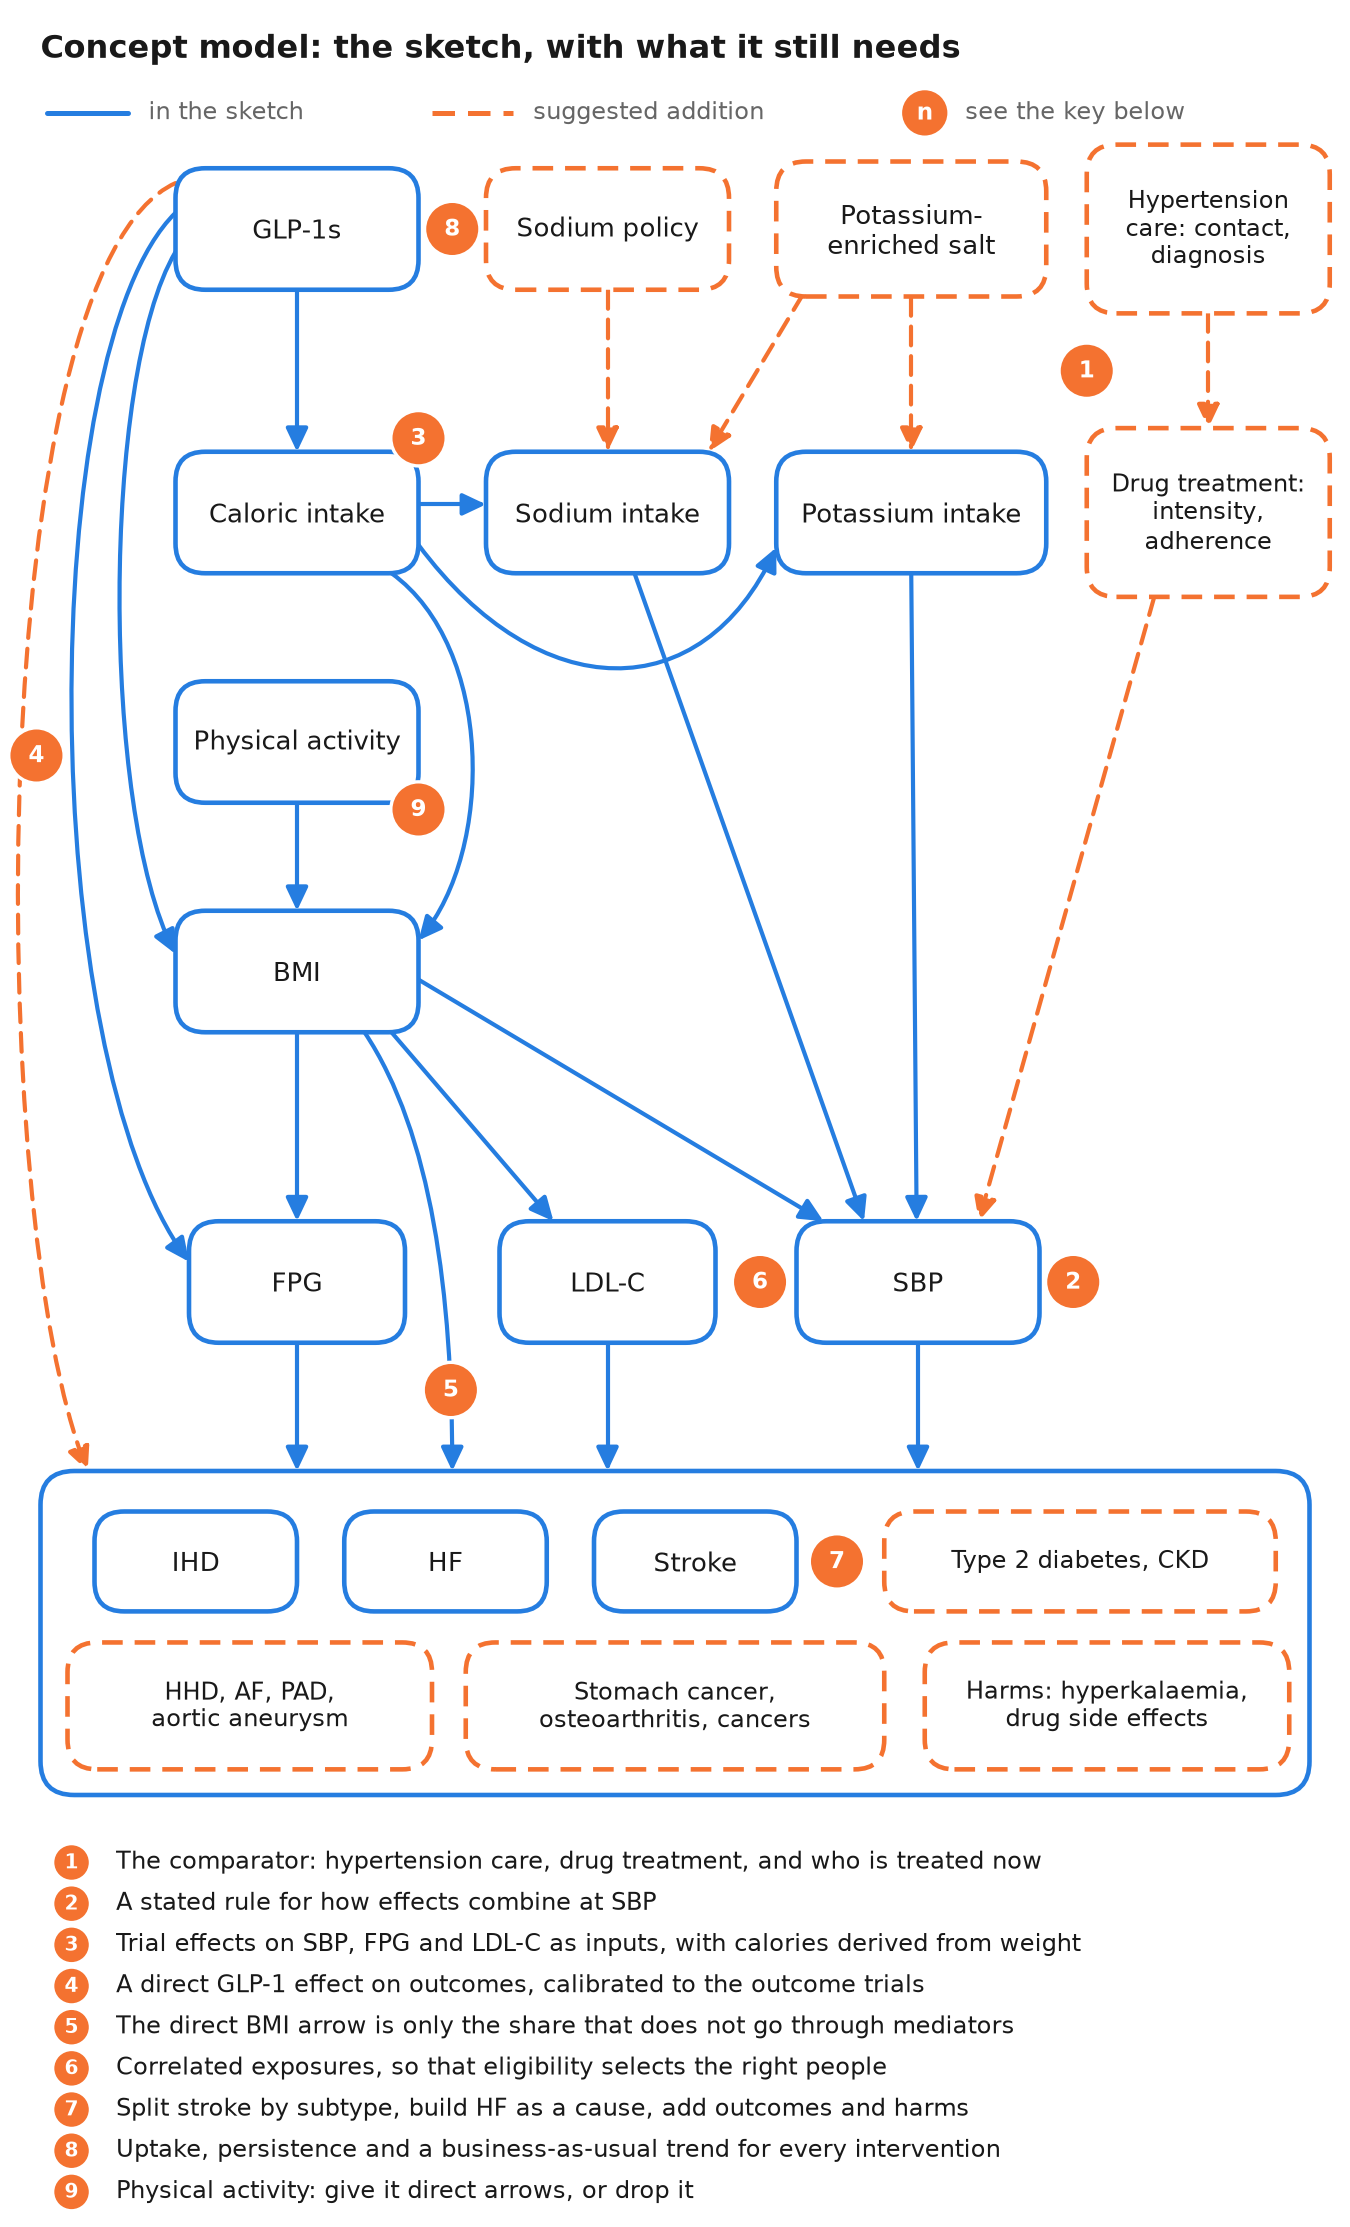

This chart was generated by the following Python code:
"""Redraw the hand-sketched concept model and mark what it still needs.

Solid blue is what the notebook sketch already has. Dashed orange is a
suggested addition. The numbered badges match the key at the foot of the
figure and the 2026-11-27 entry in NOTES.md.

    python figures/concept_model_markup.py
"""
from pathlib import Path

import matplotlib

matplotlib.use("Agg")
import matplotlib.pyplot as plt
from matplotlib.patches import Circle, FancyArrowPatch, FancyBboxPatch
from matplotlib.path import Path as MplPath

INK, INK_SECONDARY, SURFACE = "#191919", "#666666", "#ffffff"
SKETCH, ADDED = "#257de0", "#f47230"  # validated pair; dashes carry the same distinction
DASH = (0, (4.5, 2.6))
OUTPUT = Path(__file__).with_name("concept_model_markup.png")

fig = plt.figure(figsize=(9, 14.85), dpi=150)
ax = fig.add_axes([0, 0, 1, 1])
ax.set_xlim(0, 100)
ax.set_ylim(-5, 160)
ax.axis("off")
fig.patch.set_facecolor(SURFACE)


def box(x, y, text, added=False, w=18.0, h=9.0, size=12.5):
    ax.add_patch(FancyBboxPatch(
        (x - w / 2, y - h / 2), w, h, boxstyle="round,pad=0,rounding_size=2.2",
        linewidth=2.2, edgecolor=ADDED if added else SKETCH, facecolor=SURFACE,
        linestyle=DASH if added else "-", zorder=3))
    ax.text(x, y, text, ha="center", va="center", fontsize=size, color=INK,
            linespacing=1.15, zorder=4)


def arrow(*points, added=False):
    """A straight arrow through two points, or a cubic Bezier through four."""
    codes = [MplPath.MOVETO] + ([MplPath.LINETO] if len(points) == 2 else [MplPath.CURVE4] * 3)
    ax.add_patch(FancyArrowPatch(
        path=MplPath(points, codes), arrowstyle="-|>,head_length=0.55,head_width=0.26",
        mutation_scale=17, linewidth=2.0, color=ADDED if added else SKETCH,
        linestyle=DASH if added else "-", shrinkA=0, shrinkB=0, zorder=2))


def badge(x, y, number, r=2.05, size=11.0):
    ax.add_patch(Circle((x, y), r, facecolor=ADDED, edgecolor=SURFACE, linewidth=1.6, zorder=6))
    ax.text(x, y - 0.05, str(number), ha="center", va="center", fontsize=size,
            fontweight="bold", color=SURFACE, zorder=7)


# ---- title and legend -------------------------------------------------------
ax.text(3, 156.3, "Concept model: the sketch, with what it still needs",
        fontsize=15.5, fontweight="bold", color=INK, va="center")
ax.plot([3.5, 9.5], [151.6, 151.6], color=SKETCH, lw=2.4, solid_capstyle="round")
ax.text(11, 151.6, "in the sketch", fontsize=11.5, color=INK_SECONDARY, va="center")
ax.plot([32, 38], [151.6, 151.6], color=ADDED, lw=2.4, linestyle=DASH)
ax.text(39.5, 151.6, "suggested addition", fontsize=11.5, color=INK_SECONDARY, va="center")
badge(68.5, 151.6, "n", r=1.8)
ax.text(71.5, 151.6, "see the key below", fontsize=11.5, color=INK_SECONDARY, va="center")

# ---- nodes ------------------------------------------------------------------
A, B, C, D = 22.0, 45.0, 67.5, 89.5
INTERVENTION, INTAKE, ACTIVITY, BMI, MEDIATOR = 143.0, 122.0, 105.0, 88.0, 65.0

box(A, INTERVENTION, "GLP-1s")
box(B, INTERVENTION, "Sodium policy", added=True)
box(C, INTERVENTION, "Potassium-\nenriched salt", added=True, w=20, h=10)
box(D, INTERVENTION, "Hypertension\ncare: contact,\ndiagnosis", added=True, h=12.5, size=11.5)

box(A, INTAKE, "Caloric intake")
box(B, INTAKE, "Sodium intake")
box(C, INTAKE, "Potassium intake", w=20)
box(D, INTAKE, "Drug treatment:\nintensity,\nadherence", added=True, h=12.5, size=11.5)

box(A, ACTIVITY, "Physical activity")
box(A, BMI, "BMI")
box(A, MEDIATOR, "FPG", w=16)
box(B, MEDIATOR, "LDL-C", w=16)
box(68.0, MEDIATOR, "SBP", w=18)

# outcomes: one frame, as in the sketch, with the three original boxes inside
ax.add_patch(FancyBboxPatch((3, 27), 94, 24, boxstyle="round,pad=0,rounding_size=2.5",
                            linewidth=2.2, edgecolor=SKETCH, facecolor=SURFACE, zorder=1))
box(14.5, 44.3, "IHD", w=15, h=7.4)
box(33.0, 44.3, "HF", w=15, h=7.4)
box(51.5, 44.3, "Stroke", w=15, h=7.4)
box(80.0, 44.3, "Type 2 diabetes, CKD", added=True, w=29, h=7.4, size=11.5)
box(18.5, 33.6, "HHD, AF, PAD,\naortic aneurysm", added=True, w=27, h=9.4, size=11.5)
box(50.0, 33.6, "Stomach cancer,\nosteoarthritis, cancers", added=True, w=31, h=9.4, size=11.5)
box(82.0, 33.6, "Harms: hyperkalaemia,\ndrug side effects", added=True, w=27, h=9.4, size=11.5)

# ---- arrows in the sketch ---------------------------------------------------
arrow((A, 138.5), (A, 126.5))                                      # GLP-1s to caloric intake
arrow((13, 141.3), (7.5, 132), (7.5, 100), (13, 89.3))             # GLP-1s to BMI
arrow((13, 144.2), (2.6, 134), (2.6, 82), (14, 66.5))              # GLP-1s to FPG
arrow((29, 117.5), (36.6, 112), (36.6, 97), (31, 90.3))            # caloric intake to BMI
arrow((31, 122.6), (36, 122.6))                                    # caloric intake to sodium
arrow((31, 119.6), (40, 107.5), (52, 107.5), (57.5, 119.4))        # caloric intake to potassium
arrow((A, 100.5), (A, 92.5))                                       # physical activity to BMI
arrow((A, 83.5), (A, 69.5))                                        # BMI to FPG
arrow((29, 83.5), (41, 69.5))                                      # BMI to LDL-C
arrow((31, 87.4), (61, 69.5))                                      # BMI to SBP
arrow((27, 83.5), (32, 76), (33.5, 64), (33.5, 51))                # BMI to outcomes
arrow((A, 60.5), (A, 51))                                          # FPG to outcomes
arrow((B, 60.5), (B, 51))                                          # LDL-C to outcomes
arrow((68, 60.5), (68, 51))                                        # SBP to outcomes
arrow((47, 117.5), (64, 69.5))                                     # sodium to SBP
arrow((67.5, 117.5), (67.9, 69.5))                                 # potassium to SBP

# ---- suggested arrows -------------------------------------------------------
arrow((B, 138.5), (B, 126.5), added=True)                          # sodium policy to sodium
arrow((C, 138.0), (C, 126.5), added=True)                          # potassium salt to potassium
arrow((59.5, 138.2), (52.5, 126.5), added=True)                    # potassium salt to sodium
arrow((D, 136.75), (D, 128.25), added=True)                        # care to drug treatment
arrow((85.5, 115.75), (72.5, 69.5), added=True)                    # drug treatment to SBP
arrow((13, 146.4), (-1.2, 140), (-1.2, 70), (6.5, 51), added=True)  # GLP-1s to outcomes, direct

# ---- numbered needs ---------------------------------------------------------
badge(80.5, 132.5, 1)
badge(79.5, 65.0, 2)
badge(31.0, 127.5, 3)
badge(2.7, 104.0, 4)
badge(33.4, 57.0, 5)
badge(56.3, 65.0, 6)
badge(62.0, 44.3, 7)
badge(33.5, 143.0, 8)
badge(31.0, 100.0, 9)

KEY = [
    "The comparator: hypertension care, drug treatment, and who is treated now",
    "A stated rule for how effects combine at SBP",
    "Trial effects on SBP, FPG and LDL-C as inputs, with calories derived from weight",
    "A direct GLP-1 effect on outcomes, calibrated to the outcome trials",
    "The direct BMI arrow is only the share that does not go through mediators",
    "Correlated exposures, so that eligibility selects the right people",
    "Split stroke by subtype, build HF as a cause, add outcomes and harms",
    "Uptake, persistence and a business-as-usual trend for every intervention",
    "Physical activity: give it direct arrows, or drop it",
]
for i, line in enumerate(KEY):
    y = 22.0 - 3.05 * i
    badge(5.3, y, i + 1, r=1.4, size=9.5)
    ax.text(8.6, y, line, fontsize=11.3, color=INK, va="center")

fig.savefig(OUTPUT, facecolor=SURFACE)
print(f"wrote {OUTPUT}")
